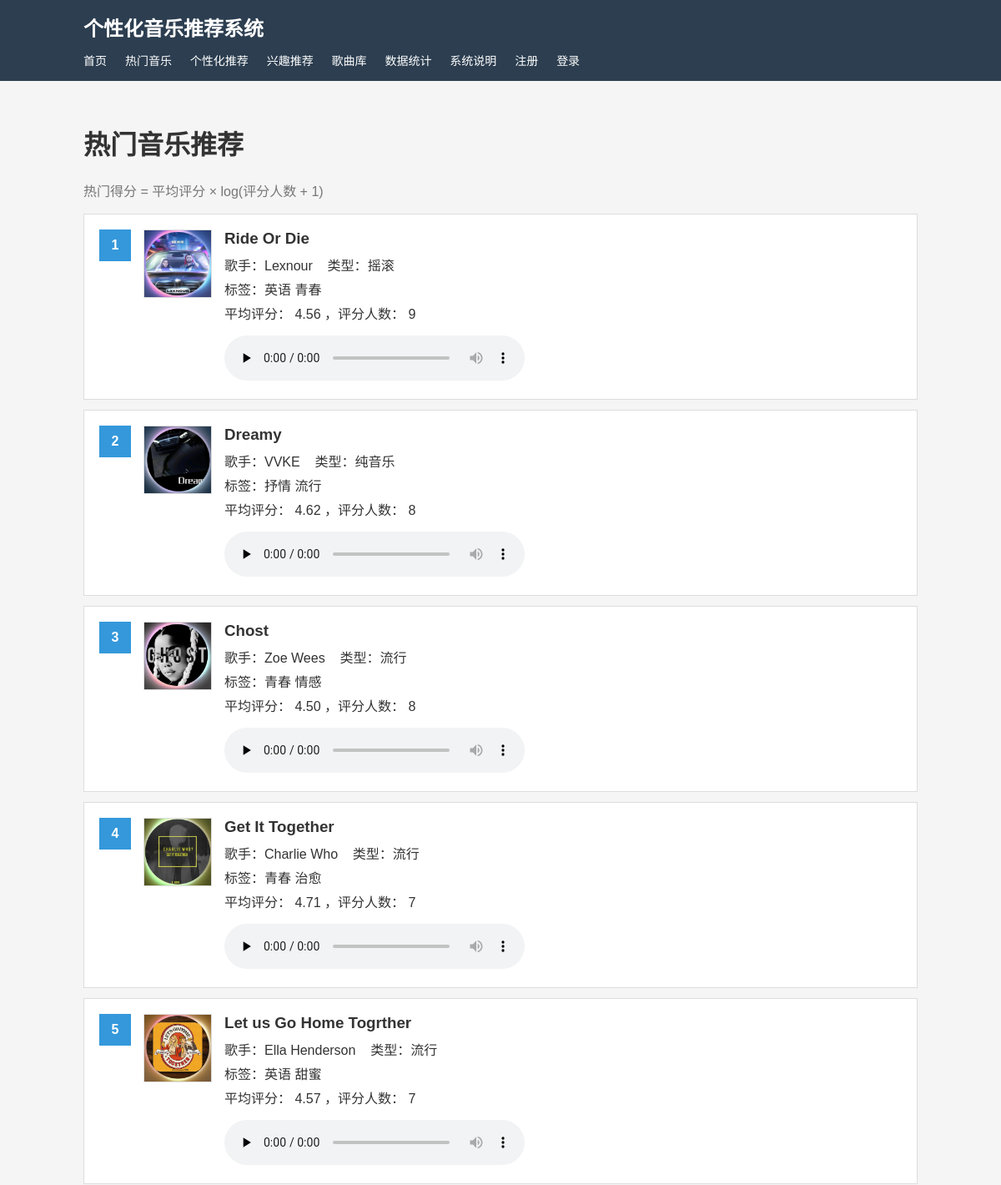
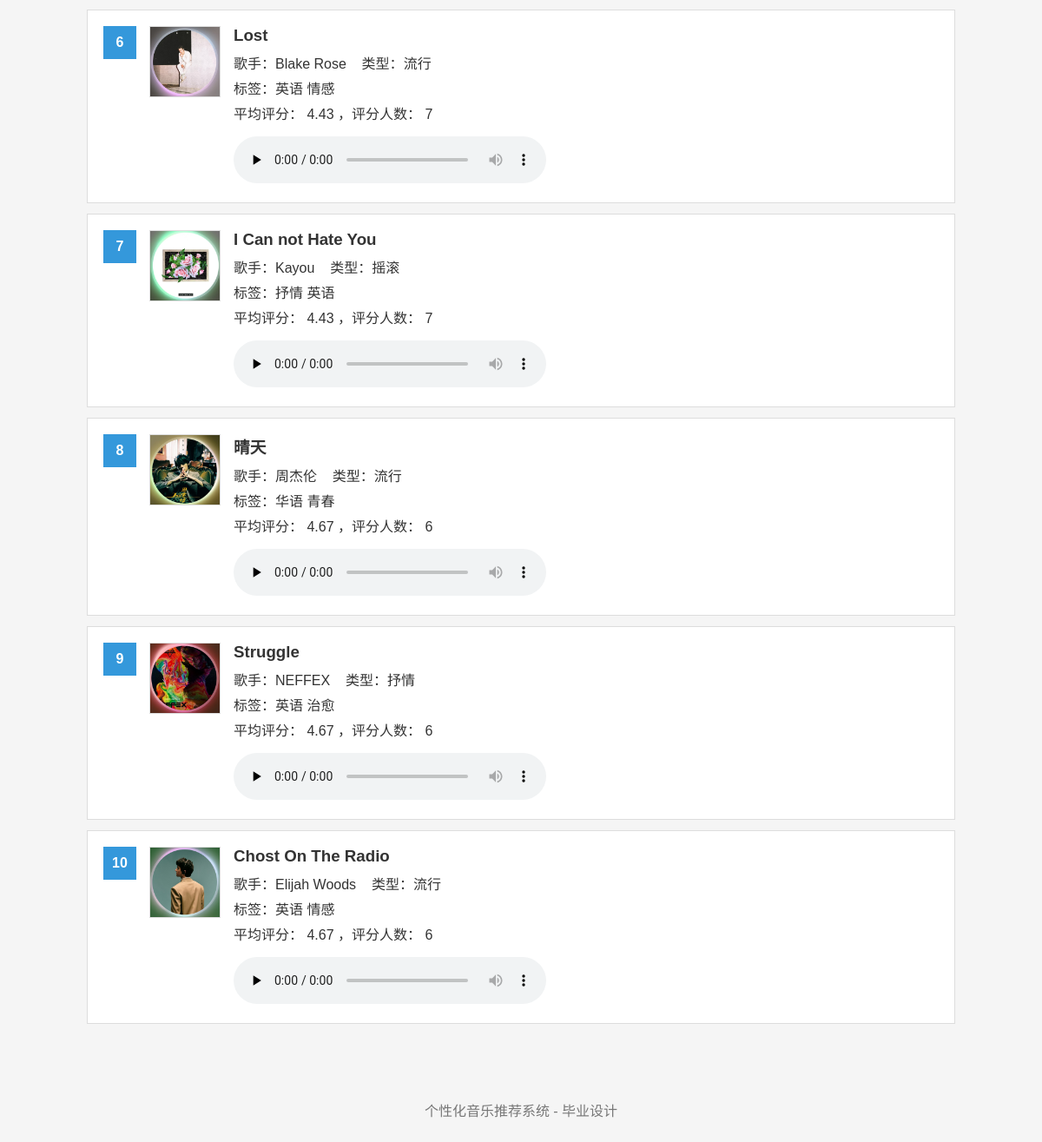
The app's page /popular with its own data (2 pictures, top to bottom).
### tables this page shows
CREATE TABLE music (
    music_id INTEGER PRIMARY KEY,
    title TEXT NOT NULL,
    artist TEXT NOT NULL,
    genre TEXT,
    tags TEXT,
    audio_file TEXT,
    cover_file TEXT
);

### app.py (the view)
@app.route("/popular")
def popular():
    result = get_popular_music(
        ratings_df,
        music_df,
        top_n=10
    )
    return render_template(
        "popular.html",
        songs=result.to_dict(
            "records"
        )
    )

### app.py (called while the page is built, shortened)
def refresh_data():
    global music_df
    global ratings_df
    global rating_matrix
    global similarity
    (
        music_df,
        ratings_df,
        rating_matrix,
        similarity
    ) = load_all_data()

@app.before_request
def auto_refresh_data():
    refresh_data()
    session["background_type"] = "default"
    session["background_file"] = ""

### recommender.py (called while the page is built)
def build_matrix(ratings):
    matrix = ratings.pivot_table(
        index="user_id",
        columns="music_id",
        values="rating",
        aggfunc="mean"
    )
    return matrix

def calc_similarity(matrix):
    data = matrix.fillna(0).to_numpy(
        dtype=float, copy=True
    )
    norms = np.linalg.norm(data, axis=1)
    norms[norms == 0] = 1
    sim = np.dot(data, data.T) / np.outer(
        norms, norms
    )
    sim = np.clip(sim, 0, 1)
    np.fill_diagonal(sim, 0)
    return pd.DataFrame(
        sim,
        index=matrix.index,
        columns=matrix.index
    )

def get_popular_music(ratings, music, top_n=10):
    hot = ratings.groupby("music_id").agg(
        rating_count=("rating", "count"),
        average_rating=("rating", "mean")
    ).reset_index()
    hot["popular_score"] = (
        hot["average_rating"]
        * np.log1p(hot["rating_count"])
    )
    hot = hot.merge(
        music,
        on="music_id",
        how="left"
    )
    hot = hot.sort_values(
        "popular_score",
        ascending=False
    ).head(top_n)
    return hot

def load_all_data():
    conn = sqlite3.connect(DB_PATH)
    music = pd.read_sql_query(
        """
        SELECT
            music_id,
            title,
            artist,
            genre,
            tags,
            audio_file,
            cover_file
        FROM music
        ORDER BY music_id
        """,
        conn
    )
    ratings = pd.read_sql_query(
        """
        SELECT
            user_id,
            music_id,
            rating
        FROM ratings
        """,
        conn
    )
    conn.close()
    valid_ids = set(music["music_id"])
    ratings = ratings[
        ratings["music_id"].isin(valid_ids)
    ].copy()
    matrix = build_matrix(ratings)
    similarity = calc_similarity(matrix)
    return music, ratings, matrix, similarity

### templates/popular.html (shortened to what this page needs)
{% extends "base.html" %}
{% block content %}
<h1>热门音乐推荐</h1>
<p class="help">
    热门得分 = 平均评分 × log(评分人数 + 1)
</p>
{% for song in songs %}
<div class="song">
    <div class="rank">
        {{ loop.index }}
    </div>
    {% if song.cover_file %}
    <img class="cover"
         src="{{ url_for('static', filename=song.cover_file) }}"
         alt="{{ song.title }}">
    {% endif %}
    <div class="song-info">
        <h3>{{ song.title }}</h3>
        <p>
            歌手：{{ song.artist }}
            &nbsp;&nbsp;
            类型：{{ song.genre }}
        </p>
        <p>
            标签：{{ song.tags }}
        </p>
        <p>
            平均评分：
            {{ "%.2f"|format(song.average_rating) }}
            ，评分人数：
            {{ song.rating_count }}
        </p>
        {% if song.audio_file %}
        <audio controls preload="none">
            <source src="{{ url_for('static', filename=song.audio_file) }}">
        </audio>
        {% endif %}
    </div>
</div>
{% endfor %}
{% endblock %}

### templates/base.html (shortened to what this page needs)
<!DOCTYPE html>
<html lang="zh-CN">
<head>
    <link
        rel="stylesheet"
        href="{{ url_for('static', filename='style.css') }}"
    >
</head>
<body{% if session.get('background_type') == 'video' and session.get('background_file') %} class="has-video-background"{% endif %}>
    <div class="header">
        <div class="container">
            <h2>
                个性化音乐推荐系统
            </h2>
            <div class="nav">
                <a href="{{ url_for('index') }}">
                    首页
                </a>
                <a href="{{ url_for('popular') }}">
                    热门音乐
                </a>
                <a href="{{ url_for('recommend') }}">
                    个性化推荐
                </a>
                <a href="{{ url_for('interest') }}">
                    兴趣推荐
                </a>
                <a href="{{ url_for('library') }}">
                    歌曲库
                </a>
                <a href="{{ url_for('statistics') }}">
                    数据统计
                </a>
                <a href="{{ url_for('about') }}">
                    系统说明
                </a>
                {% if session.get('username') %}
                    <a href="{{ url_for('profile') }}">
                        个人中心
                    </a>
                    <a href="{{ url_for('my_ratings') }}">
                        我的评分
                    </a>
                    <span>
                        欢迎，{{ session.get('username') }}
                    </span>
                    <a href="{{ url_for('logout') }}">
                        退出登录
                    </a>
                {% else %}
                    <a href="{{ url_for('register') }}">
                        注册
                    </a>
                    <a href="{{ url_for('login') }}">
                        登录
                    </a>
                {% endif %}
            </div>
        </div>
    </div>
    <div class="container main">
        {% block content %}
        {% endblock %}
    </div>
    <div class="footer">
        个性化音乐推荐系统 - 毕业设计
    </div>
</body>
</html>

### static/style.css (style rules this page uses)
body { margin: 0; background: #f5f5f5; color: #333; font-family: Arial, "Microsoft YaHei", sans-serif; }
.container { width: 1000px; max-width: calc(100% - 30px); margin: 0 auto; }
.header { background: #2c3e50; color: white; padding: 15px 0; }
.header h2 { margin: 0 0 12px 0; }
.nav a { color: white; text-decoration: none; margin-right: 18px; font-size: 14px; }
.main { min-height: 650px; padding-top: 30px; padding-bottom: 50px; }
.song { display: flex; align-items: flex-start; gap: 15px; background: white; border: 1px solid #ddd; padding: 18px; margin-bottom: 12px; }
.rank { width: 38px; height: 38px; background: #3498db; color: white; text-align: center; line-height: 38px; font-weight: bold; flex-shrink: 0; }
.cover { width: 80px; height: 80px; object-fit: cover; border: 1px solid #ddd; }
.song-info { flex: 1; }
.song-info h3 { margin: 0 0 8px 0; }
.song-info p { margin: 5px 0; }
.song-info audio { margin-top: 10px; width: 360px; max-width: 100%; }
.help, .gray { color: #777; }
.footer { text-align: center; color: #777; padding: 25px; }

### records on screen
music: cover_file (picture), title "Ride Or Die", artist "Lexnour", genre "摇滚", tags "英语 青春", average_rating "4.56", rating_count "9"
music: cover_file (picture), title "Dreamy", artist "VVKE", genre "纯音乐", tags "抒情 流行", average_rating "4.62", rating_count "8"
music: cover_file (picture), title "Chost", artist "Zoe Wees", genre "流行", tags "青春 情感", average_rating "4.50", rating_count "8"
music: cover_file (picture), title "Get It Together", artist "Charlie Who", genre "流行", tags "青春 治愈", average_rating "4.71", rating_count "7"
music: cover_file (picture), title "Let us Go Home Togrther", artist "Ella Henderson", genre "流行", tags "英语 甜蜜", average_rating "4.57", rating_count "7"
music: cover_file (picture), title "Lost", artist "Blake Rose", genre "流行", tags "英语 情感", average_rating "4.43", rating_count "7"
music: cover_file (picture), title "I Can not Hate You", artist "Kayou", genre "摇滚", tags "抒情 英语", average_rating "4.43", rating_count "7"
music: cover_file (picture), title "晴天", artist "周杰伦", genre "流行", tags "华语 青春", average_rating "4.67", rating_count "6"
music: cover_file (picture), title "Struggle", artist "NEFFEX", genre "抒情", tags "英语 治愈", average_rating "4.67", rating_count "6"
music: cover_file (picture), title "Chost On The Radio", artist "Elijah Woods", genre "流行", tags "英语 情感", average_rating "4.67", rating_count "6"
